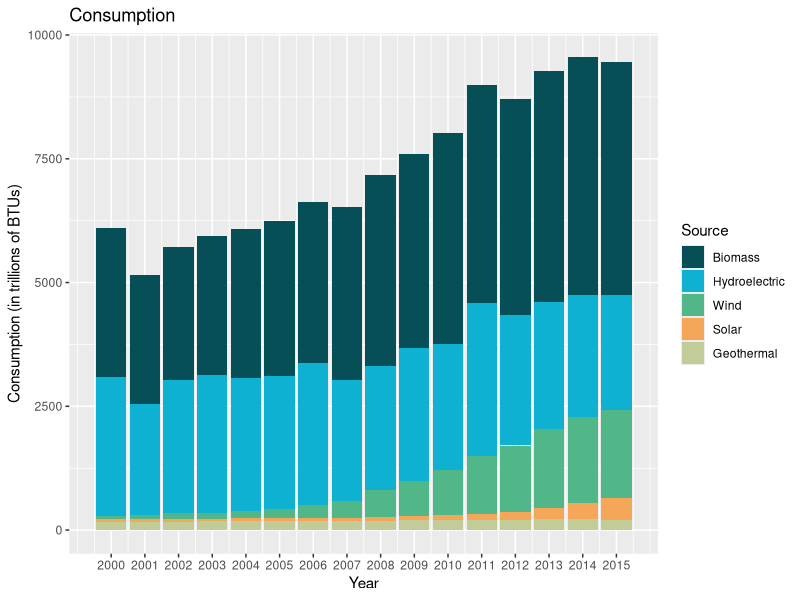
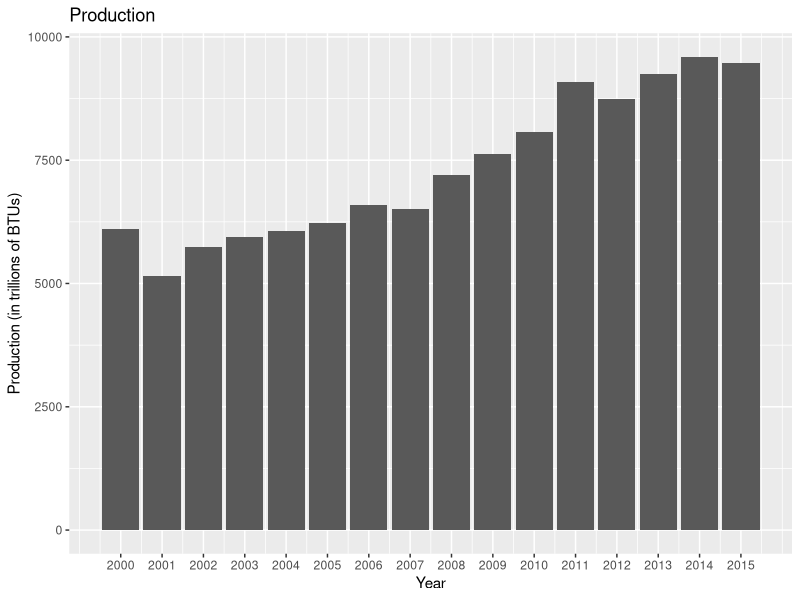

Source code (R) for these figures, in order:
library(readr)
library(dplyr)
library(tidyr)
library(ggplot2)

setwd("C:/Users/aet/Desktop/School/R projects/Final project/President-Obama-Evaluation/Data files/Energy, Environment data")

renewables <- read_csv("Renewables by source.csv")

renewables.prod <- gather(renewables, Source, `Production (in trillions of BTUs)`, -(Year:`Total Biomass Energy Production`), -(`Hydroelectric Power Consumption`:`Total Renewable Energy Consumption`))

renewables.consum <- gather(renewables, Source, `Consumption (in trillions of BTUs)`, `Hydroelectric Power Consumption`:`Wind Energy Consumption`, `Total Biomass Energy Consumption`, -(`Biofuels Production`:`Total Renewable Energy Production`), -(`Wood Energy Consumption`:`Biofuels Consumption`), -(`Total Renewable Energy Consumption`))

renewables.consum$Source <- factor(renewables.consum$Source, levels = c("Total Biomass Energy Consumption", "Hydroelectric Power Consumption",
                                                                        "Wind Energy Consumption", "Solar Energy Consumption", "Geothermal Energy Consumption"))

renewables.consum <- renewables.consum[order(renewables.consum$Source), ]

ggplot(renewables.consum, aes(x = Year, y = `Consumption (in trillions of BTUs)`, fill = Source)) +
  geom_bar(stat = "identity") +
  scale_x_continuous(breaks = 2000:2015) +
  scale_fill_manual(name = "Source",
                    values = c("#074F57", "#0EB1D2", "#52B788", "#F5A658", "#C1CC99"),
                    labels = c("Biomass", "Hydroelectric", "Wind", "Solar", "Geothermal")) +
  ggtitle("Consumption")
  
ggplot(renewables.prod, aes(x = Year, y = `Production (in trillions of BTUs)`)) +
  geom_bar(stat = "identity") +
  scale_x_continuous(breaks = 2000:2015) +
  ggtitle("Production")

# SOURCES

# US Energy Information Administration